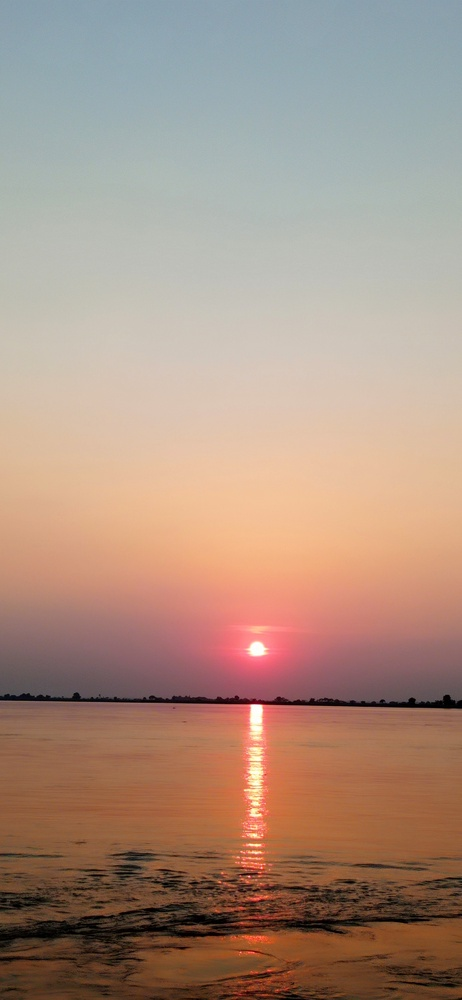
#> input picture day-7 Iteration/example.jpg, 462 x 1000 px, shrunk from 1840 x 3984 before the run, found by its file name
$ python iteration.py
#> lines starting #> are read from the running program, lines starting #| are printed output that depends on the picture
#1 For Loop Basics: Write a for loop to print numbers from 1 to 10.

for i in range(1,11):
    print(i)

#2 String Iteration: Write a program that counts vowels in a string.

vowels = "a", "e", "i","o","u", "A", "E","I","O","U"
str = " I saw an elephant today"
count = 0
for i in str:
    if i in vowels:
        count+=1

print("No .of vowels=" ,count)

#3 Accumulator Pattern: Calculate the sum of squares from 1 to 100.

acc=0
for i in range(1,101):
    acc+=i**2

print(acc)

#4 Nested Loops: Create a multiplication table up to 10x10.

for i in range(1,11):
    for j in range(1,11):
        print(f"{i*j:4}",end = " ")
    print()

#5 Image Processing: Use PIL to invert the colors of an image.

from PIL import Image, ImageOps

img = Image.open(r"C:\Users\91881\OneDrive\Documents\PYTHON_TRAINING\python-basics-assignment\day-7 Iteration\example.jpg")
#> img is the input picture: PIL image 462x1000 RGB; mean R, G, B 171.2, 144.7, 129.2
inverted_img = ImageOps.invert(img.convert("RGB"))
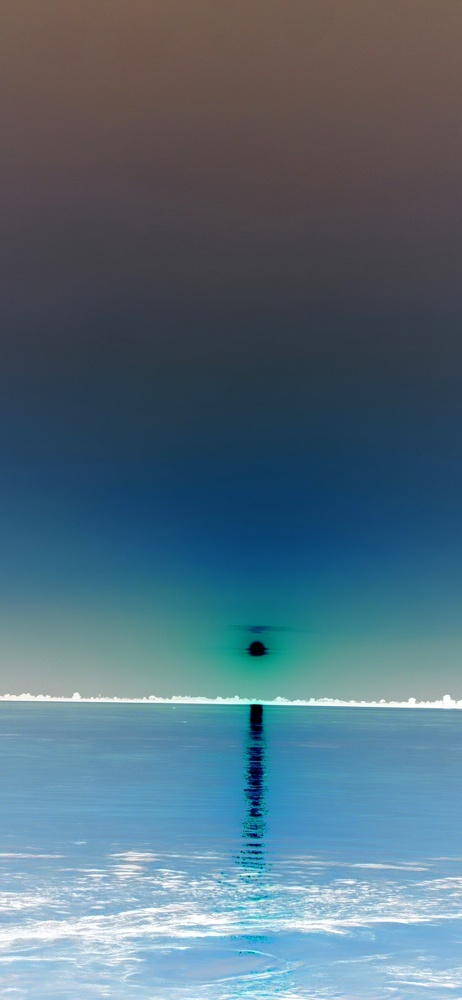
#> inverted_img: PIL image 462x1000 RGB; mean R, G, B 83.8, 110.3, 125.8
inverted_img.show()
inverted_img.save("inverted_example.jpg")


for i in range(5):
    print(i)
    i=i+2


A = [
    [1, 2, 3],
    [4, 5, 6]
]

B = [
    [7, 8, 9],
    [10, 11, 12],
    [13, 14, 15]
]

def matrix_multiply(A, B):

    rows_A = len(A)
    cols_A = len(A[0])
    rows_B = len(B)
    cols_B = len(B[0])


    if cols_A != rows_B:
        raise ValueError("Number of columns in A = number of rows in B")


    result = [[0] * cols_B for _ in range(rows_A)]


    for i in range(rows_A):
        for j in range(cols_B):
            # for k in range(cols_A):
                result[i][j] += A[i][k] * B[k][j]
    return result


#> (the run stopped early here; a loop or call above may not have finished)
